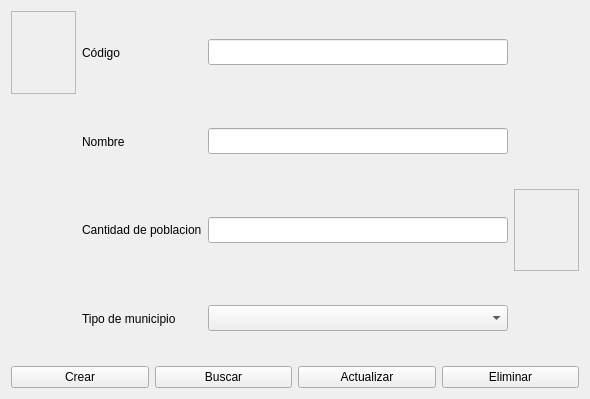
<?xml version="1.0" encoding="UTF-8"?>
<ui version="4.0">
 <class>Frame</class>
 <widget class="QFrame" name="Frame">
  <property name="geometry">
   <rect>
    <x>0</x>
    <y>0</y>
    <width>590</width>
    <height>399</height>
   </rect>
  </property>
  <property name="windowTitle">
   <string>Frame</string>
  </property>
  <layout class="QVBoxLayout" name="verticalLayout">
   <item>
    <layout class="QGridLayout" name="gridLayout">
     <item row="2" column="1">
      <widget class="QLabel" name="label">
       <property name="sizePolicy">
        <sizepolicy hsizetype="Preferred" vsizetype="Expanding">
         <horstretch>0</horstretch>
         <verstretch>0</verstretch>
        </sizepolicy>
       </property>
       <property name="maximumSize">
        <size>
         <width>300</width>
         <height>16777215</height>
        </size>
       </property>
       <property name="text">
        <string>Cantidad de poblacion</string>
       </property>
      </widget>
     </item>
     <item row="2" column="3">
      <widget class="QLineEdit" name="lineEdit">
       <property name="enabled">
        <bool>true</bool>
       </property>
       <property name="maximumSize">
        <size>
         <width>300</width>
         <height>26</height>
        </size>
       </property>
      </widget>
     </item>
     <item row="1" column="1">
      <widget class="QLabel" name="label_4">
       <property name="sizePolicy">
        <sizepolicy hsizetype="Preferred" vsizetype="Expanding">
         <horstretch>0</horstretch>
         <verstretch>0</verstretch>
        </sizepolicy>
       </property>
       <property name="maximumSize">
        <size>
         <width>300</width>
         <height>16777215</height>
        </size>
       </property>
       <property name="text">
        <string>Nombre</string>
       </property>
      </widget>
     </item>
     <item row="0" column="3">
      <widget class="QLineEdit" name="lineEdit_5">
       <property name="enabled">
        <bool>true</bool>
       </property>
       <property name="maximumSize">
        <size>
         <width>300</width>
         <height>26</height>
        </size>
       </property>
      </widget>
     </item>
     <item row="2" column="4">
      <widget class="QFrame" name="frame">
       <property name="frameShape">
        <enum>QFrame::StyledPanel</enum>
       </property>
       <property name="frameShadow">
        <enum>QFrame::Raised</enum>
       </property>
      </widget>
     </item>
     <item row="0" column="1">
      <widget class="QLabel" name="label_5">
       <property name="sizePolicy">
        <sizepolicy hsizetype="Preferred" vsizetype="Expanding">
         <horstretch>0</horstretch>
         <verstretch>0</verstretch>
        </sizepolicy>
       </property>
       <property name="maximumSize">
        <size>
         <width>300</width>
         <height>16777215</height>
        </size>
       </property>
       <property name="text">
        <string>Código</string>
       </property>
      </widget>
     </item>
     <item row="1" column="3">
      <widget class="QLineEdit" name="lineEdit_4">
       <property name="enabled">
        <bool>true</bool>
       </property>
       <property name="maximumSize">
        <size>
         <width>300</width>
         <height>26</height>
        </size>
       </property>
      </widget>
     </item>
     <item row="3" column="1">
      <widget class="QLabel" name="label_2">
       <property name="sizePolicy">
        <sizepolicy hsizetype="Preferred" vsizetype="Expanding">
         <horstretch>0</horstretch>
         <verstretch>0</verstretch>
        </sizepolicy>
       </property>
       <property name="maximumSize">
        <size>
         <width>300</width>
         <height>16777215</height>
        </size>
       </property>
       <property name="text">
        <string>Tipo de municipio</string>
       </property>
      </widget>
     </item>
     <item row="0" column="0">
      <widget class="QFrame" name="frame_2">
       <property name="frameShape">
        <enum>QFrame::StyledPanel</enum>
       </property>
       <property name="frameShadow">
        <enum>QFrame::Raised</enum>
       </property>
      </widget>
     </item>
     <item row="3" column="3">
      <widget class="QComboBox" name="comboBox">
       <property name="maximumSize">
        <size>
         <width>300</width>
         <height>26</height>
        </size>
       </property>
      </widget>
     </item>
    </layout>
   </item>
   <item>
    <layout class="QHBoxLayout" name="horizontalLayout">
     <item>
      <widget class="QPushButton" name="crear">
       <property name="maximumSize">
        <size>
         <width>150</width>
         <height>16777215</height>
        </size>
       </property>
       <property name="cursor">
        <cursorShape>PointingHandCursor</cursorShape>
       </property>
       <property name="text">
        <string>Crear</string>
       </property>
      </widget>
     </item>
     <item>
      <widget class="QPushButton" name="buscar">
       <property name="maximumSize">
        <size>
         <width>150</width>
         <height>16777215</height>
        </size>
       </property>
       <property name="cursor">
        <cursorShape>PointingHandCursor</cursorShape>
       </property>
       <property name="text">
        <string>Buscar</string>
       </property>
      </widget>
     </item>
     <item>
      <widget class="QPushButton" name="actualizar">
       <property name="maximumSize">
        <size>
         <width>150</width>
         <height>16777215</height>
        </size>
       </property>
       <property name="cursor">
        <cursorShape>PointingHandCursor</cursorShape>
       </property>
       <property name="text">
        <string>Actualizar</string>
       </property>
      </widget>
     </item>
     <item>
      <widget class="QPushButton" name="eliminar">
       <property name="maximumSize">
        <size>
         <width>150</width>
         <height>16777215</height>
        </size>
       </property>
       <property name="cursor">
        <cursorShape>PointingHandCursor</cursorShape>
       </property>
       <property name="text">
        <string>Eliminar</string>
       </property>
      </widget>
     </item>
    </layout>
   </item>
  </layout>
 </widget>
 <tabstops>
  <tabstop>lineEdit_5</tabstop>
  <tabstop>lineEdit_4</tabstop>
  <tabstop>lineEdit</tabstop>
  <tabstop>comboBox</tabstop>
  <tabstop>crear</tabstop>
  <tabstop>buscar</tabstop>
  <tabstop>actualizar</tabstop>
  <tabstop>eliminar</tabstop>
 </tabstops>
 <resources/>
 <connections/>
</ui>
